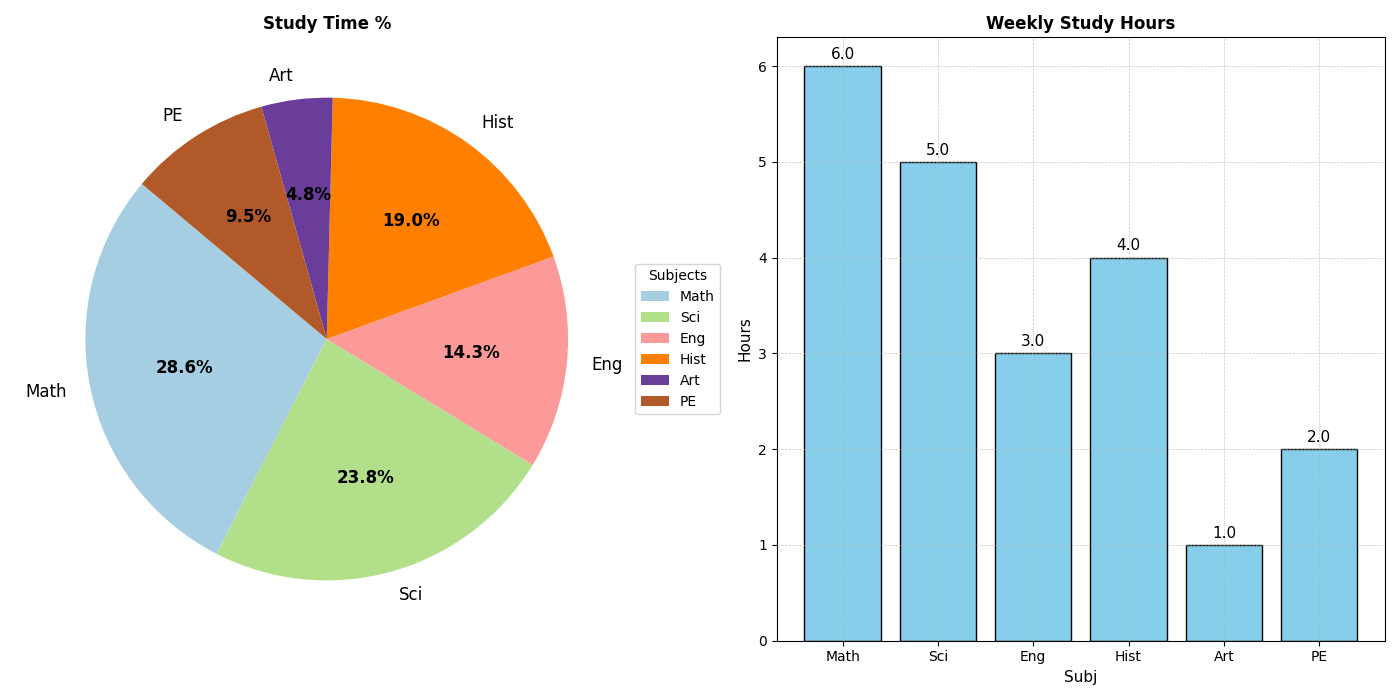

Reproduce this figure in Python.
import numpy as np
import matplotlib.pyplot as plt

subjects = ['Math', 'Sci', 'Eng', 'Hist', 'Art', 'PE']
study_hours = np.array([6, 5, 3, 4, 1, 2])

fig, ax = plt.subplots(1, 2, figsize=(14, 7))

total_study_time = np.sum(study_hours)
study_proportions = study_hours / total_study_time

colors = plt.cm.Paired(np.linspace(0, 1, len(subjects)))
wedges, texts, autotexts = ax[0].pie(study_proportions, labels=subjects, autopct='%1.1f%%', colors=colors, startangle=140, textprops={'fontsize': 12})
ax[0].set_title('Study Time %', fontweight='bold', fontsize=12)
plt.setp(autotexts, size=12, weight='bold')
ax[0].legend(wedges, subjects, title="Subjects", loc="center left", bbox_to_anchor=(1, 0, 0.5, 1))

bars = ax[1].bar(subjects, study_hours, color='skyblue', edgecolor='black')
ax[1].set_title('Weekly Study Hours', fontweight='bold', fontsize=12)
ax[1].set_xlabel('Subj', fontsize=11)
ax[1].set_ylabel('Hours', fontsize=11)
ax[1].grid(True, linestyle='--', linewidth=0.5, alpha=0.7)

for bar in bars:
    height = bar.get_height()
    ax[1].annotate(f'{height:.1f}', 
                   xy=(bar.get_x() + bar.get_width() / 2, height), 
                   xytext=(0, 3), 
                   textcoords='offset points', 
                   ha='center', va='bottom', fontsize=11, color='black')

plt.tight_layout()
plt.show()
